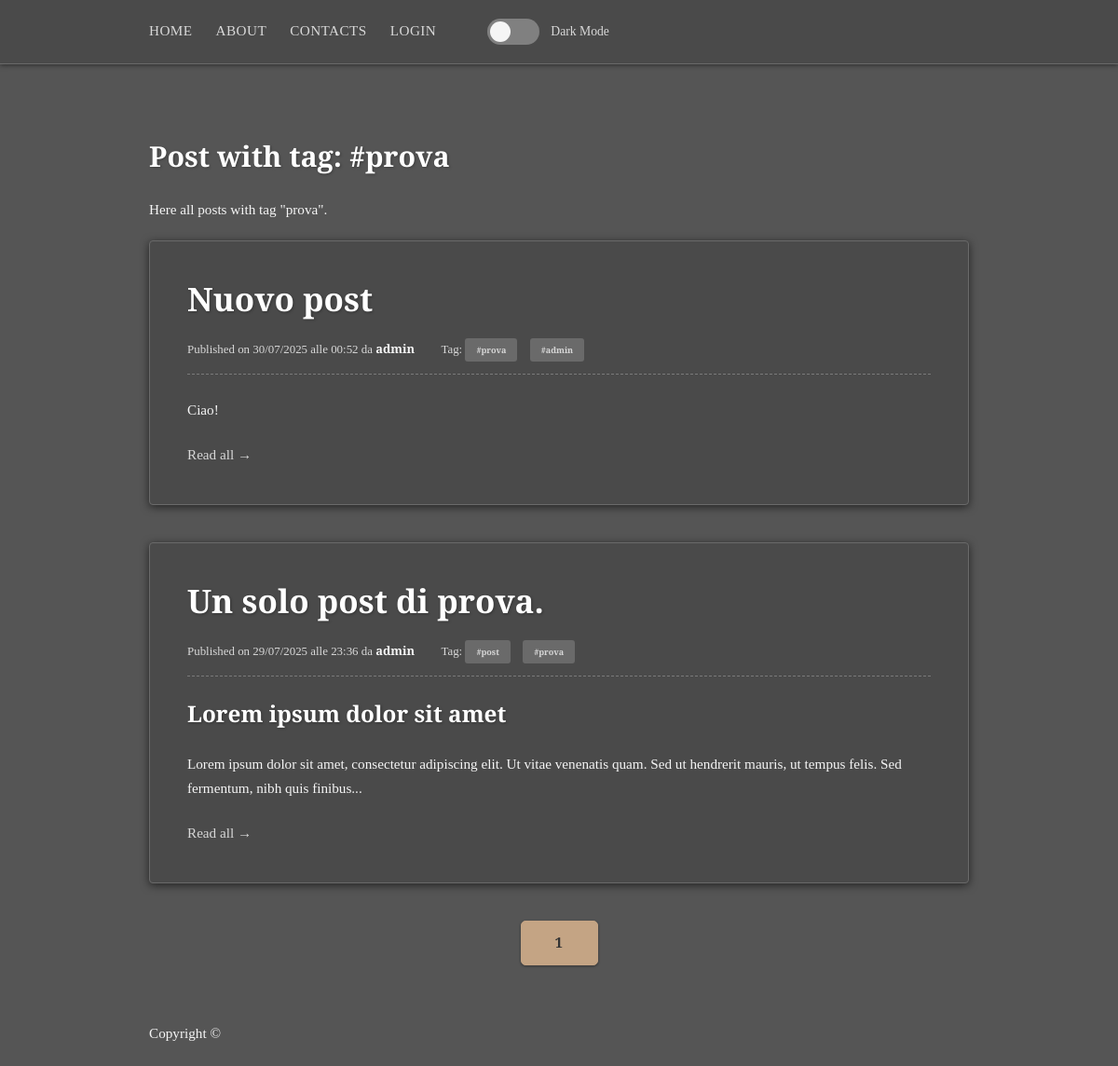
Page /tag/prova on the committed database.
### app.py (models this page shows, shortened)
class Tag(db.Model):
    id = db.Column(db.Integer, primary_key=True)
    tag_name = db.Column(db.String(28), nullable=False, unique=True)

class Post(db.Model):
    id = db.Column(db.Integer, primary_key=True)
    title = db.Column(db.String(200), nullable=False)
    content = db.Column(db.Text, nullable=False)
    creation_date = db.Column(db.DateTime, default=datetime.now())
    user_id = db.Column(db.Integer, db.ForeignKey('user.id'), nullable=False)
    image_file = db.Column(db.String(28), nullable=True, default=None)
    tags = db.relationship('Tag', secondary=post_tags, backref=db.backref('posts', lazy='dynamic'))

class User(db.Model, UserMixin):
    id = db.Column(db.Integer, primary_key=True)
    is_admin = db.Column(db.Boolean, default=False)
    is_banned = db.Column(db.Boolean, default=False, nullable=False)
    username = db.Column(db.String(28), unique=True, nullable=False)
    email = db.Column(db.String(120), unique=True, nullable=False)
    password_hash = db.Column(db.String(128), nullable=False)
    profile_picture = db.Column(db.String(50), nullable=False, default='default.png')
    role = db.Column(db.String(20), default="contributor", nullable=False)
    bio = db.Column(db.Text, nullable=True)
    link = db.Column(db.String(255), nullable=True)
    post = db.relationship('Post', backref='author', lazy='dynamic')

### app.py (the view)
@app.route('/tag/<string:tag_name>')
def posts_by_tags(tag_name):
    page = request.args.get('page', 1, type=int)
    tag = Tag.query.filter_by(tag_name=tag_name).first_or_404()
    tagged_posts = tag.posts.order_by(Post.creation_date.desc()).paginate(page=page, per_page=5)
    return render_template('tagged_post.html', title = f'Post with tag {tag.tag_name}', tag=tag, posts=tagged_posts)

### templates/tagged_post.html (shortened to what this page needs)
{% extends "base.html" %}
{% block content %}
    <h2>Post with tag: #{{ tag.tag_name }}</h2>
    <p>Here all posts with tag "{{ tag.tag_name }}".</p>
    {% for post in posts.items %}
        <article class="blog-post">
            <h2><a href="{{ url_for('view_post', post_id=post.id)}}">{{ post.title }}</a></h2>
            <p class="meta">
                Published on {{ post.creation_date.strftime('%d/%m/%Y alle %H:%M') }} da
                <a href="{{ url_for('user_profile', username=post.author.username) }}">{{ post.author.username }}</a>
                {% if post.tags %}
                    <span class="tags">
                        Tag:
                        {% for t in post.tags %}
                            <a href="{{ url_for('posts_by_tags', tag_name=t.tag_name) }}">#{{ t.tag_name }}</a>
                        {% endfor %}
                    </span>
                {% endif %}
            </p>
            <p>{{ post.content | truncate(200) | safe }}</p>
            <a href="{{ url_for('view_post', post_id=post.id)}}" class="read-more">Read all &rarr;</a>
        </article>
    {% else %}
        <p>No post with this tag.</p>
    {% endfor %}
    <div class="pagination">
        {% for page_num in posts.iter_pages(left_edge=1, right_edge=1, left_current=2, right_current=2) %}
            {% if page_num %}
                {% if posts.page == page_num %}
                    <a href="{{ url_for('posts_by_tags', tag_name=tag.tag_name, page=page_num) }}" class="btn active">{{ page_num }}</a>
                {% else %}
                    <a href="{{ url_for('posts_by_tags', tag_name=tag.tag_name, page=page_num) }}" class="btn">{{ page_num }}</a>
                {% endif %}
            {% else %}
                <span>...</span>
            {% endif %}
        {% endfor %}
    </div>
{% endblock %}

### rows in the picture
Tag: tag_name "prova"
Post: title "Nuovo post", creation_date "30/07/2025 alle 00:52", author.username "admin", content "Ciao!"
Tag: tag_name "admin"
Post: title "Un solo post di prova.", creation_date "29/07/2025 alle 23:36", author.username "admin", content "Lorem ipsum dolor sit amet Lorem ipsum dolor sit amet, consectetur adipiscing elit. Ut vitae venenatis quam. Sed ut hendrerit mauris, ut tempus felis. Sed fermentum, nibh quis finibus..."
Tag: tag_name "post"

### other values in the picture
{{ page_num }} "1"
